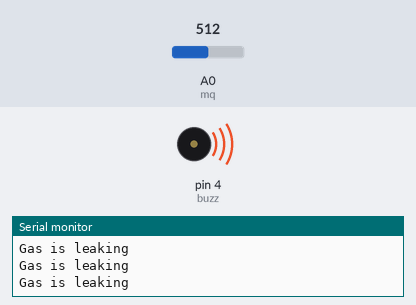
The sketch below on a simulated Arduino Uno, built with avr-gcc and run on an emulated ATmega328P. On the bench: buzzer (waves = sounding, pin HIGH), the last lines printed to the serial monitor. The test bench sets the inputs (shaded band); at power-on: A0 (mq) = 512.

Above: at 1.2 s.
1.3 s: A0 (mq) set to 166
4.3 s: A0 (mq) set to 138
At 5.7 s:
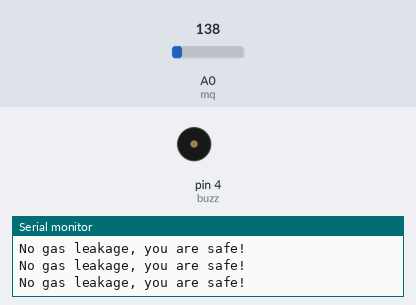
Timing chart, 0 to 7.3 s (numbered marks = the images above; inputs shaded):
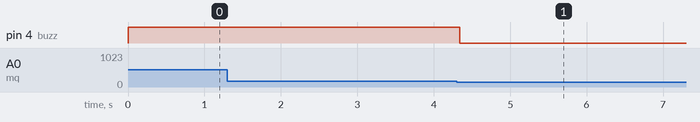

The sketch:

MQ6_gas_sensor.ino
```cpp
// Gas detector sensor (MQ6)

int mq = A0;
int x;
int buzz = 4;

void setup() {
  // put your setup code here, to run once:
  Serial.begin(9600);
  pinMode(mq, INPUT);
  pinMode(buzz, OUTPUT);

}

void loop() {
  // put your main code here, to run repeatedly:
  x = analogRead(mq);
  if(x >= 150){
    Serial.println("Gas is leaking");
    digitalWrite(buzz, HIGH);
  }
  else{
    Serial.println("No gas leakage, you are safe!");
    digitalWrite(buzz, LOW);
  }

}
```

Measured:
- the behaviour switches between 150 and 149 on A0 (mq) (found by bisection; images 0 and 1)
- after the input at 4.3 s, pin 4 (buzz): HIGH → LOW at once
